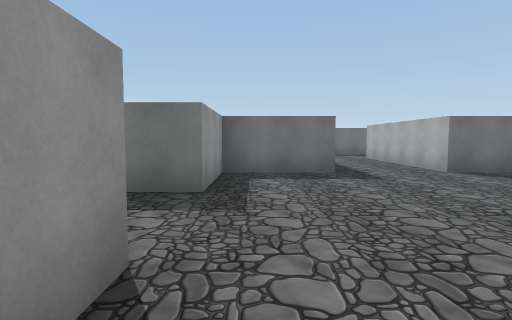
View 1 (above)

22 first-person views from a walk through a 3-D level made in the Unity game engine. The camera is 1.5 m above the floor, tilts 4° down and sees 80° across. The floor is counted in squares, 2 m on a side. Each view is taken from the middle of a square. On the plan, view 1 faces up. The plan holds only what a view shows up to about 10 squares ahead; the rest is blank. The place goes on beyond the plan. The player is left out. Some animated figures are not drawn.

View 2
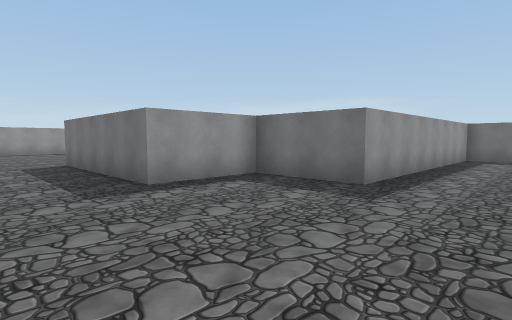

View 3
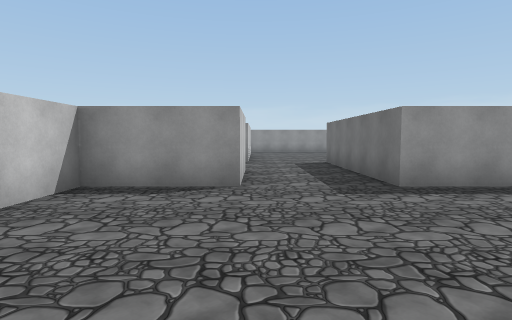

View 4
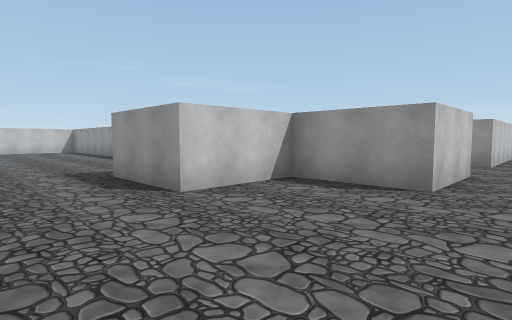

View 5
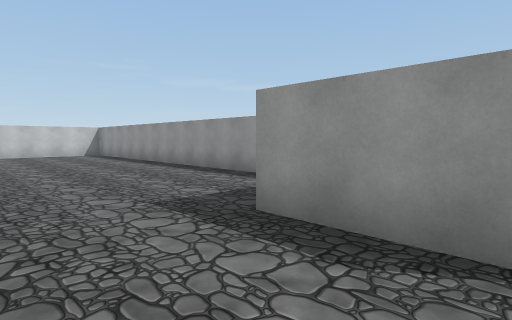

View 6
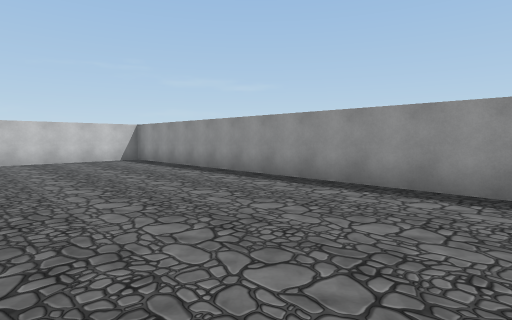

View 7
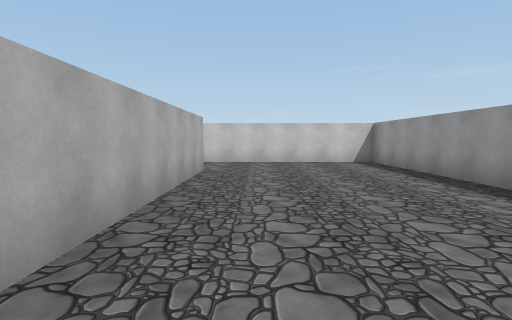

View 8
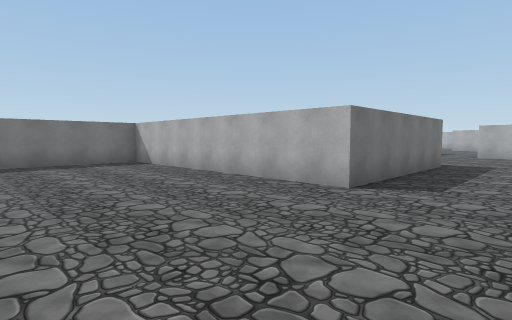

View 9
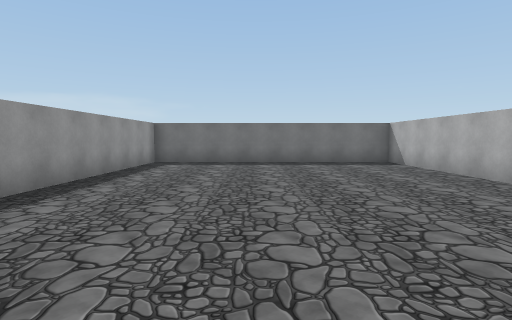

View 10
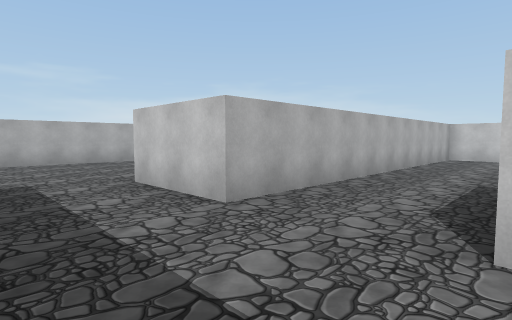

View 11
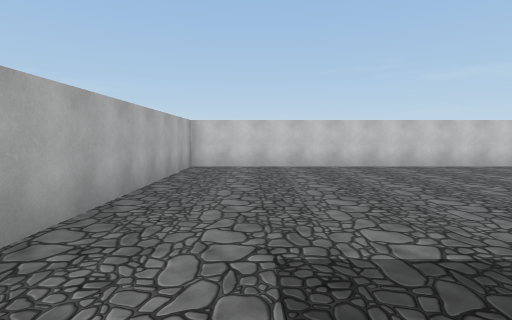

View 12
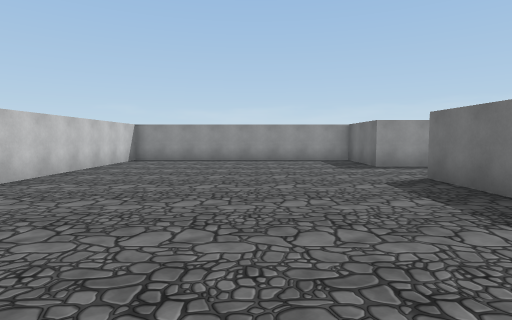

View 13
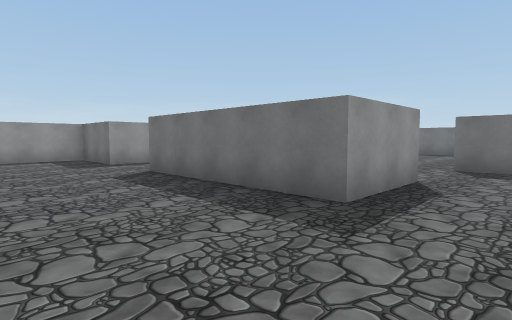

View 14
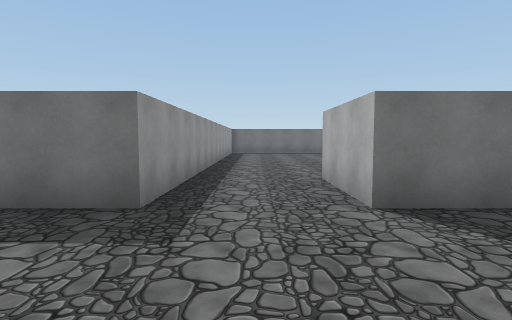

View 15
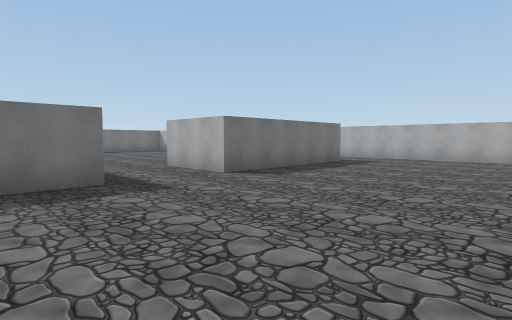

View 16
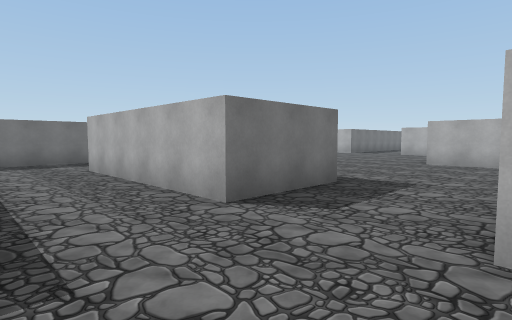

View 17
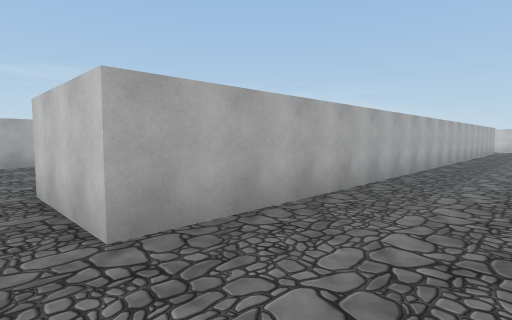

View 18
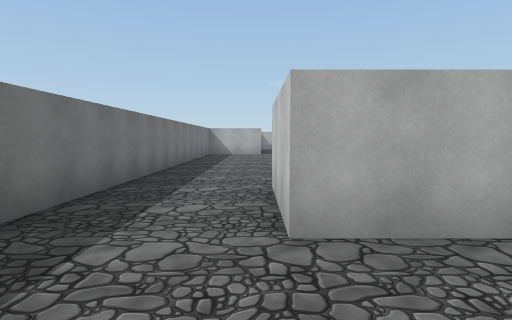

View 19
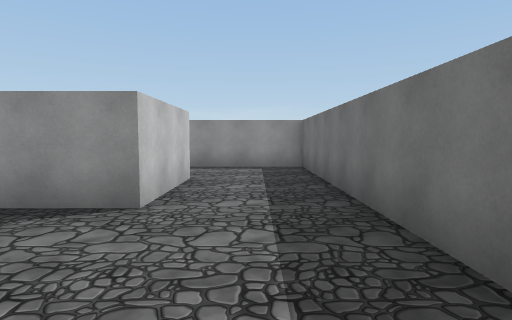

View 20
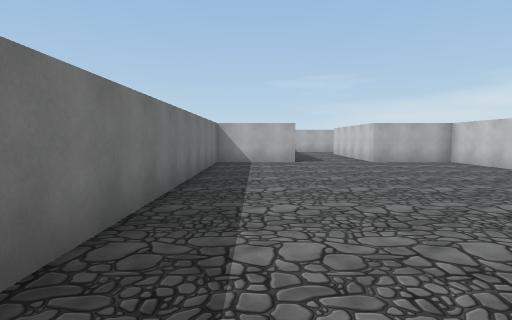

View 21
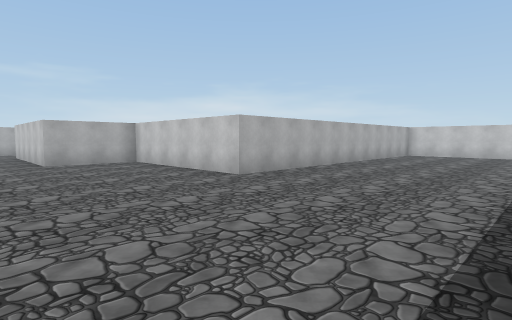

View 22
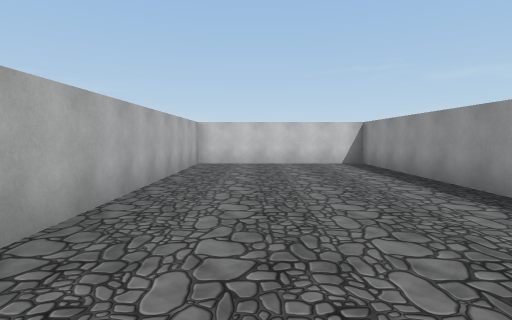

### Floor plan
Ten units are one square. View 1 is at (0, 0); x grows to the right and y downward. Boxes are objects, and circles mark ways between rooms. Rooms are numbered by the first view taken in them; rooms with no view inside come last. Other rooms are left out.
<svg viewBox="-156 -147 356 309">
<path fill="none" stroke="#000" d="M-33 -17 -8 -17 -8 7 17 7 17 32M-89 -17 -57 -17M-8 54 -8 157 48 157M69 -67 42 -67 42 -118 67 -118M74 -142 17 -142 17 -67 -8 -67 -8 -43 -57 -43 -57 -117 -132 -117 -132 -25M42 132 42 -42 68 -42M-151 82 -33 82 -33 -17M-57 -17 -57 7 -107 7 -107 -18M-132 -25 -132 7 -151 7M67 -22 67 32 117 32 117 -67 167 -67 167 -92 195 -92M67 -118 67 -102M167 -116 167 -142 74 -142"/>
<circle cx="-120" cy="-17" r="3" fill="#2a7"/>
<circle cx="-45" cy="-5" r="3" fill="#2a7"/>
<circle cx="55" cy="-55" r="3" fill="#2a7"/>
<circle cx="67" cy="-130" r="3" fill="#2a7"/>
<text x="-20" y="-20">1</text>
<text x="-100" y="40">2</text>
<text x="110" y="-70">3</text>
</svg>
Room 1 opens to room 2. Room 1 opens to room 3.

Where each view was taken, in squares from view 1:
view 1: 0 up, 0 right, facing up
view 2: 2 up, 4 right, facing up-left
view 3: 2 up, 4 right, facing left
view 4: 3 up, 4 right, facing down-left
view 5: 1 down, 4 right, facing down-left
view 6: 5 down, 4 right, facing down-left
view 7: 6 down, 3 right, facing down
view 8: 2 up, 10 left, facing up-right
view 9: 2 up, 10 left, facing up
view 10: 4 up, 6 left, facing down-right
view 11: 0 up, 5 left, facing down
view 12: 4 down, 5 left, facing left
view 13: 4 down, 4 left, facing up-left
view 14: 4 down, 12 left, facing up
view 15: 6 down, 15 left, facing up-right
view 16: 4 up, 2 right, facing up-right
view 17: 5 up, 2 right, facing down-right
view 18: 12 up, 2 right, facing right
view 19: 13 up, 10 right, facing left
view 20: 13 up, 7 right, facing right
view 21: 11 up, 7 right, facing down-right
view 22: 6 up, 10 right, facing down
